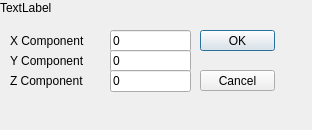
<?xml version="1.0" encoding="UTF-8"?>
<ui version="4.0">
 <class>Dialog</class>
 <widget class="QDialog" name="Dialog">
  <property name="geometry">
   <rect>
    <x>0</x>
    <y>0</y>
    <width>312</width>
    <height>130</height>
   </rect>
  </property>
  <property name="windowTitle">
   <string>Dialog</string>
  </property>
  <widget class="QLabel" name="labelPrompt">
   <property name="geometry">
    <rect>
     <x>0</x>
     <y>0</y>
     <width>161</width>
     <height>16</height>
    </rect>
   </property>
   <property name="text">
    <string>TextLabel</string>
   </property>
  </widget>
  <widget class="QLineEdit" name="lineEditX">
   <property name="geometry">
    <rect>
     <x>110</x>
     <y>30</y>
     <width>81</width>
     <height>22</height>
    </rect>
   </property>
   <property name="text">
    <string>0</string>
   </property>
  </widget>
  <widget class="QLabel" name="label">
   <property name="geometry">
    <rect>
     <x>10</x>
     <y>30</y>
     <width>91</width>
     <height>21</height>
    </rect>
   </property>
   <property name="text">
    <string>X Component</string>
   </property>
  </widget>
  <widget class="QLabel" name="label_2">
   <property name="geometry">
    <rect>
     <x>10</x>
     <y>50</y>
     <width>91</width>
     <height>21</height>
    </rect>
   </property>
   <property name="text">
    <string>Y Component</string>
   </property>
  </widget>
  <widget class="QLineEdit" name="lineEditY">
   <property name="geometry">
    <rect>
     <x>110</x>
     <y>50</y>
     <width>81</width>
     <height>22</height>
    </rect>
   </property>
   <property name="text">
    <string>0</string>
   </property>
  </widget>
  <widget class="QLabel" name="label_3">
   <property name="geometry">
    <rect>
     <x>10</x>
     <y>70</y>
     <width>91</width>
     <height>21</height>
    </rect>
   </property>
   <property name="text">
    <string>Z Component</string>
   </property>
  </widget>
  <widget class="QLineEdit" name="lineEditZ">
   <property name="geometry">
    <rect>
     <x>110</x>
     <y>70</y>
     <width>81</width>
     <height>22</height>
    </rect>
   </property>
   <property name="text">
    <string>0</string>
   </property>
  </widget>
  <widget class="QPushButton" name="pushButtonOK">
   <property name="geometry">
    <rect>
     <x>200</x>
     <y>30</y>
     <width>75</width>
     <height>21</height>
    </rect>
   </property>
   <property name="text">
    <string>OK</string>
   </property>
  </widget>
  <widget class="QPushButton" name="pushButtonCancel">
   <property name="geometry">
    <rect>
     <x>200</x>
     <y>70</y>
     <width>75</width>
     <height>21</height>
    </rect>
   </property>
   <property name="text">
    <string>Cancel</string>
   </property>
  </widget>
 </widget>
 <resources/>
 <connections/>
</ui>
